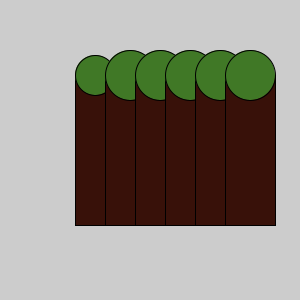
Frame 1 (no input)
Frame 60 (the mouse pressed at the canvas centre just before this capture): identical to frame 1, image omitted
Frame 120 (the mouse held since frame 60 and released just before this capture): identical to frame 1, image omitted

The Processing sketch that drew this single still picture (run headless with seeded random() and noise(); from frame 60 on, the mouse is pressed at the canvas centre):

// Processing sketch: sketch_9_9
// ── sketch_9_9.pde
//9.9
int x = 50;
void setup(){
  size(300,300);
  treemeth(75,40,150,75);
  bos (55,75);
}

void draw(){}

void treemeth(int num1, int num2, int num3, int num4){
  fill(56, 17, 9);
  rect(num1,num4, num2, num3 );
  fill(64, 120, 38);
  ellipse(num1 + (num2/2),num4,num2,num2);
}

//9.10

void bos(int num1, int num2){
  for(int i = 0; i<5 ; i++){
    
    treemeth((num1+x),50,150,num2);
    x += 30;
  }
}
